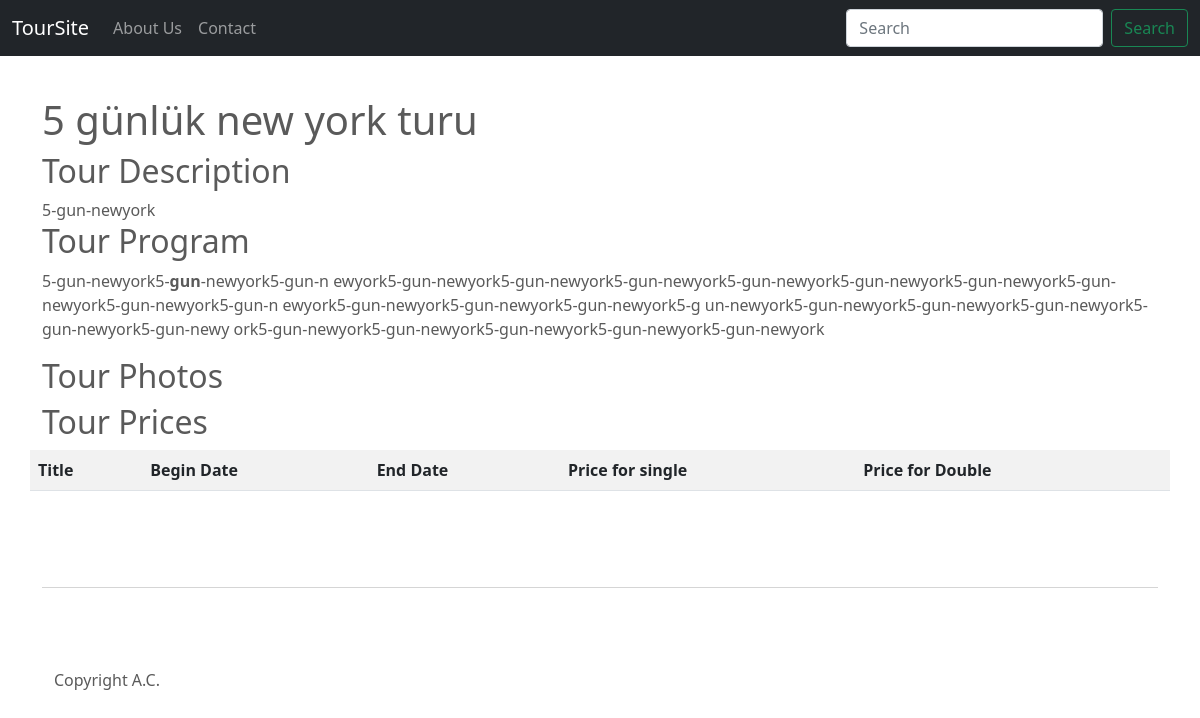
The page /tour/5-gun-newyork on the database its author committed.
### toursite/models.py (models this page shows, shortened)
class Option(models.Model):
    name = models.CharField(max_length=200)
    description = models.TextField()
    content = RichTextField()

class Page(models.Model):
    title = models.CharField(max_length=200)
    slug = models.SlugField(default='', max_length=200, blank=True)
    link = models.CharField(max_length=500, null=True, blank=True)
    description = models.TextField()
    content = RichTextField()
    status = models.CharField(choices=(
            ('y', "Yayinda"),
            ('t', "Taslak"),
        ),
        max_length=1
    )
    page_type = models.CharField(choices=(
            ('u', "Üst menü"),
            ('y', "Yan Menü"),
            ('a', "Alt Menü"),
        ),
        max_length=1
    )
    order = models.IntegerField()
    parent = models.ForeignKey("Page", on_delete=models.SET_NULL, null=True, blank=True)
    def get_absolute_url(self):
        if self.link:
            return self.link
        else:
            return reverse('page-detail', kwargs={'slug': self.slug})

class Tour(models.Model):
    title = models.CharField(max_length=200)
    slug = models.SlugField(default='', max_length=200, blank=True)
    Description = models.TextField()
    tour_program = RichTextField()

### toursite/views.py (the view)
# urls.py: path('tour/<slug:slug>', TourDetailView.as_view(),name='tour-detail'),
class TourDetailView(DetailView):
    model = Tour
    template_name = 'tour_detail.html'

### toursite/context_proccessors.py (called while the page is built)
def pages(request):
    return {
        'pages': Page.objects.all()
    }

def options(request):
    return {
        'options': Option.objects.all()
    }

### toursite/templates/tour_detail.html (shortened to what this page needs)
{% extends 'base.html' %}
{% block content %}
<h1 class="mt-5">{{ tour.title }}</h1>
<h2>Tour Description</h2>
{{ tour.Description }}
<h2>Tour Program</h2>
{{ tour.tour_program | safe}}
<h2>Tour Photos</h2>
    <div class="row">
<h2>Tour Prices</h2>
<table class="table table-striped">
    <tr><th>Title</th><th>Begin Date</th><th>End Date</th><th>Price for single</th><th>Price for Double</th></tr>
</table>
{% endblock content %}

### toursite/templates/base.html (shortened to what this page needs)
<!doctype html>
<html lang="en">
<head>
    <link href="https://cdn.jsdelivr.net/npm/bootstrap@5.0.1/dist/css/bootstrap.min.css" rel="stylesheet"
>
    {% load static %}
    <link rel="stylesheet" type="text/css" href="{% static 'css\style-3.css' %}">
    <link rel="stylesheet" type="text/css" href="{% static 'css\carousel.css' %}">
</head>
<body class="d-flex flex-column h-100">
    <header>
        <nav class="navbar navbar-expand-md navbar-dark fixed-top bg-dark">
          <div class="container-fluid">
            <a class="navbar-brand" href="{% url 'home' %}">
                {% for option in options %}
                {% if option.name == 'Title' %}
                {{ option.content |safe }}
                {% endif %}
                {% endfor %}
            </a>
            <div class="collapse navbar-collapse" id="navbarCollapse">
              <ul class="navbar-nav me-auto mb-2 mb-md-0">
                {% for page in pages %}
                        {% if page.page_type == 'u' %}
                            {% if not page.parent %}
                                 {% if page.page_set.all %}
                            <li class="nav-item dropdown">
                                <a class="nav-link dropdown-toggle" data-bs-toggle="dropdown" href="#" role="button" aria-expanded="false">{{ page.title }}</a>
                                <ul class="dropdown-menu">
                                    {% for page_sub in page.page_set.all %}
                                        <li><a class="dropdown-item" href="{{ page_sub.get_absolute_url }}">{{ page_sub.title }}</a></li>
                                    {% endfor %}
                                </ul>
                                {% else %}
                                <li class="nav-item">
                                    <a class="nav-link" href="{{ page.get_absolute_url }}">{{ page.title }}</a>
                                  </li>
                                {% endif %}
                        {% endif %}
                    {% endif %}
                {% empty %}
                <li>Sorry, no page in this list.</li>
                {% endfor %}
              </ul>
              <form class="d-flex">
                <input class="form-control me-2" type="search" placeholder="Search" aria-label="Search">
                <button class="btn btn-outline-success" type="submit">Search</button>
              </form>
            </div>
          </div>
        </nav>
      </header>
      <main>
        <div class="container">
            {% block content %}
            {% endblock content %}
        </div>
        <hr class="featurette-divider">
        <footer class="container">
          {% for option in options %}
            {% if option.name == 'Footer' %}
            {{ option.content |safe }}
            {% endif %}
            {% endfor %}
        </footer>
      </main>
</body>
</html>

### toursite/static/css/carousel.css (style rules this page uses)
body { padding-top: 3rem; padding-bottom: 3rem; color: #5a5a5a; }
.featurette-divider { margin: 5rem 0; }

### rows shown on the page
Option: content "TourSite"
Page: title "About Us"
Page: title "Contact"
Tour: title "5 günlük new york turu", Description "5-gun-newyork", tour_program "5-gun-newyork5- gun -newyork5-gun-n ewyork5-gun-newyork5-gun-newyork5-gun-newyork5-gun-newyork5-gun-newyork5-gun-newyork5-gun-newyork5-gun-newyork5-gun-n ewyork5-gun-newyork5-gun-newyork5-gun-newyork5-g un-newyork5-gun-newyork5-gun-newyork5-gun-newyork5-gun-newyork5-gun-newy ork5-gun-newyork5-gun-newyork5-gun-newyork5-gun-newyork5-gun-newyork"
Option: content "Copyright A.C."
